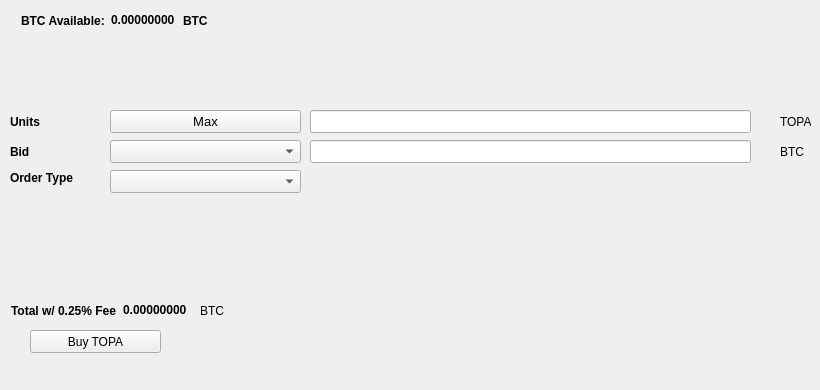
   <widget class="QWidget" name="BuyTab">
    <attribute name="title">
     <string>Buy</string>
    </attribute>
    <widget class="QPushButton" name="BuyTOPA">
     <property name="geometry">
      <rect>
       <x>30</x>
       <y>330</y>
       <width>131</width>
       <height>23</height>
      </rect>
     </property>
     <property name="text">
      <string>Buy TOPA</string>
     </property>
     <property name="icon">
      <iconset resource="../topachain.qrc">
       <normaloff>:/icons/bitcoin</normaloff>:/icons/bitcoin</iconset>
     </property>
    </widget>
    <widget class="QLabel" name="label_3">
     <property name="geometry">
      <rect>
       <x>10</x>
       <y>110</y>
       <width>46</width>
       <height>23</height>
      </rect>
     </property>
     <property name="font">
      <font>
       <weight>75</weight>
       <bold>true</bold>
      </font>
     </property>
     <property name="text">
      <string>Units</string>
     </property>
    </widget>
    <widget class="QLineEdit" name="UnitsInput">
     <property name="geometry">
      <rect>
       <x>310</x>
       <y>110</y>
       <width>441</width>
       <height>23</height>
      </rect>
     </property>
     <property name="font">
      <font>
       <pointsize>9</pointsize>
       <weight>75</weight>
       <bold>true</bold>
      </font>
     </property>
    </widget>
    <widget class="QLineEdit" name="BuyBidPriceEdit">
     <property name="geometry">
      <rect>
       <x>310</x>
       <y>140</y>
       <width>441</width>
       <height>23</height>
      </rect>
     </property>
     <property name="font">
      <font>
       <pointsize>9</pointsize>
       <weight>75</weight>
       <bold>true</bold>
      </font>
     </property>
    </widget>
    <widget class="QLabel" name="label_4">
     <property name="geometry">
      <rect>
       <x>780</x>
       <y>110</y>
       <width>31</width>
       <height>23</height>
      </rect>
     </property>
     <property name="text">
      <string>TOPA</string>
     </property>
    </widget>
    <widget class="QLabel" name="label_5">
     <property name="geometry">
      <rect>
       <x>780</x>
       <y>140</y>
       <width>31</width>
       <height>23</height>
      </rect>
     </property>
     <property name="text">
      <string>BTC</string>
     </property>
    </widget>
    <widget class="QLabel" name="label_6">
     <property name="geometry">
      <rect>
       <x>10</x>
       <y>140</y>
       <width>46</width>
       <height>23</height>
      </rect>
     </property>
     <property name="font">
      <font>
       <weight>75</weight>
       <bold>true</bold>
      </font>
     </property>
     <property name="text">
      <string>Bid</string>
     </property>
    </widget>
    <widget class="QLabel" name="label_7">
     <property name="geometry">
      <rect>
       <x>10</x>
       <y>170</y>
       <width>91</width>
       <height>16</height>
      </rect>
     </property>
     <property name="font">
      <font>
       <weight>75</weight>
       <bold>true</bold>
      </font>
     </property>
     <property name="text">
      <string>Order Type</string>
     </property>
    </widget>
    <widget class="QPushButton" name="Buy_Max_Amount">
     <property name="geometry">
      <rect>
       <x>110</x>
       <y>110</y>
       <width>191</width>
       <height>23</height>
      </rect>
     </property>
     <property name="font">
      <font>
       <pointsize>10</pointsize>
      </font>
     </property>
     <property name="text">
      <string>Max</string>
     </property>
    </widget>
    <widget class="QComboBox" name="BuyBidcomboBox">
     <property name="geometry">
      <rect>
       <x>110</x>
       <y>140</y>
       <width>191</width>
       <height>23</height>
      </rect>
     </property>
     <property name="font">
      <font>
       <pointsize>10</pointsize>
      </font>
     </property>
    </widget>
    <widget class="QComboBox" name="buyOrdertypeCombo">
     <property name="geometry">
      <rect>
       <x>110</x>
       <y>170</y>
       <width>191</width>
       <height>23</height>
      </rect>
     </property>
     <property name="font">
      <font>
       <pointsize>10</pointsize>
      </font>
     </property>
    </widget>
    <widget class="QWidget" name="layoutWidget1">
     <property name="geometry">
      <rect>
       <x>21</x>
       <y>11</y>
       <width>227</width>
       <height>19</height>
      </rect>
     </property>
     <layout class="QHBoxLayout" name="horizontalLayout_3">
      <item>
       <widget class="QLabel" name="label232">
        <property name="font">
         <font>
          <weight>75</weight>
          <bold>true</bold>
         </font>
        </property>
        <property name="text">
         <string>BTC Available:</string>
        </property>
       </widget>
      </item>
      <item>
       <widget class="QLabel" name="BtcAvailableLbl">
        <property name="palette">
         <palette>
          <active>
           <colorrole role="WindowText">
            <brush brushstyle="SolidPattern">
             <color alpha="255">
              <red>0</red>
              <green>0</green>
              <blue>0</blue>
             </color>
            </brush>
           </colorrole>
           <colorrole role="Button">
            <brush brushstyle="SolidPattern">
             <color alpha="255">
              <red>0</red>
              <green>170</green>
              <blue>0</blue>
             </color>
            </brush>
           </colorrole>
           <colorrole role="Light">
            <brush brushstyle="SolidPattern">
             <color alpha="255">
              <red>0</red>
              <green>255</green>
              <blue>0</blue>
             </color>
            </brush>
           </colorrole>
           <colorrole role="Midlight">
            <brush brushstyle="SolidPattern">
             <color alpha="255">
              <red>0</red>
              <green>212</green>
              <blue>0</blue>
             </color>
            </brush>
           </colorrole>
           <colorrole role="Dark">
            <brush brushstyle="SolidPattern">
             <color alpha="255">
              <red>0</red>
              <green>85</green>
              <blue>0</blue>
             </color>
            </brush>
           </colorrole>
           <colorrole role="Mid">
            <brush brushstyle="SolidPattern">
             <color alpha="255">
              <red>0</red>
              <green>113</green>
              <blue>0</blue>
             </color>
            </brush>
           </colorrole>
           <colorrole role="Text">
            <brush brushstyle="SolidPattern">
             <color alpha="255">
              <red>0</red>
              <green>170</green>
              <blue>0</blue>
             </color>
            </brush>
           </colorrole>
           <colorrole role="BrightText">
            <brush brushstyle="SolidPattern">
             <color alpha="255">
              <red>255</red>
              <green>255</green>
              <blue>255</blue>
             </color>
            </brush>
           </colorrole>
           <colorrole role="ButtonText">
            <brush brushstyle="SolidPattern">
             <color alpha="255">
              <red>0</red>
              <green>0</green>
              <blue>0</blue>
             </color>
            </brush>
           </colorrole>
           <colorrole role="Base">
            <brush brushstyle="SolidPattern">
             <color alpha="255">
              <red>255</red>
              <green>255</green>
              <blue>255</blue>
             </color>
            </brush>
           </colorrole>
           <colorrole role="Window">
            <brush brushstyle="SolidPattern">
             <color alpha="255">
              <red>0</red>
              <green>170</green>
              <blue>0</blue>
             </color>
            </brush>
           </colorrole>
           <colorrole role="Shadow">
            <brush brushstyle="SolidPattern">
             <color alpha="255">
              <red>0</red>
              <green>0</green>
              <blue>0</blue>
             </color>
            </brush>
           </colorrole>
           <colorrole role="AlternateBase">
            <brush brushstyle="SolidPattern">
             <color alpha="255">
              <red>127</red>
              <green>212</green>
              <blue>127</blue>
             </color>
            </brush>
           </colorrole>
           <colorrole role="ToolTipBase">
            <brush brushstyle="SolidPattern">
             <color alpha="255">
              <red>255</red>
              <green>255</green>
              <blue>220</blue>
             </color>
            </brush>
           </colorrole>
           <colorrole role="ToolTipText">
            <brush brushstyle="SolidPattern">
             <color alpha="255">
              <red>0</red>
              <green>0</green>
              <blue>0</blue>
             </color>
            </brush>
           </colorrole>
          </active>
          <inactive>
           <colorrole role="WindowText">
            <brush brushstyle="SolidPattern">
             <color alpha="255">
              <red>0</red>
              <green>0</green>
              <blue>0</blue>
             </color>
            </brush>
           </colorrole>
           <colorrole role="Button">
            <brush brushstyle="SolidPattern">
             <color alpha="255">
              <red>0</red>
              <green>170</green>
              <blue>0</blue>
             </color>
            </brush>
           </colorrole>
           <colorrole role="Light">
            <brush brushstyle="SolidPattern">
             <color alpha="255">
              <red>0</red>
              <green>255</green>
              <blue>0</blue>
             </color>
            </brush>
           </colorrole>
           <colorrole role="Midlight">
            <brush brushstyle="SolidPattern">
             <color alpha="255">
              <red>0</red>
              <green>212</green>
              <blue>0</blue>
             </color>
            </brush>
           </colorrole>
           <colorrole role="Dark">
            <brush brushstyle="SolidPattern">
             <color alpha="255">
              <red>0</red>
              <green>85</green>
              <blue>0</blue>
             </color>
            </brush>
           </colorrole>
           <colorrole role="Mid">
            <brush brushstyle="SolidPattern">
             <color alpha="255">
              <red>0</red>
              <green>113</green>
              <blue>0</blue>
             </color>
            </brush>
           </colorrole>
           <colorrole role="Text">
            <brush brushstyle="SolidPattern">
             <color alpha="255">
              <red>0</red>
              <green>170</green>
              <blue>0</blue>
             </color>
            </brush>
           </colorrole>
           <colorrole role="BrightText">
            <brush brushstyle="SolidPattern">
             <color alpha="255">
              <red>255</red>
              <green>255</green>
              <blue>255</blue>
             </color>
            </brush>
           </colorrole>
           <colorrole role="ButtonText">
            <brush brushstyle="SolidPattern">
             <color alpha="255">
              <red>0</red>
              <green>0</green>
              <blue>0</blue>
             </color>
            </brush>
           </colorrole>
           <colorrole role="Base">
            <brush brushstyle="SolidPattern">
             <color alpha="255">
              <red>255</red>
              <green>255</green>
              <blue>255</blue>
             </color>
            </brush>
           </colorrole>
           <colorrole role="Window">
            <brush brushstyle="SolidPattern">
             <color alpha="255">
              <red>0</red>
              <green>170</green>
              <blue>0</blue>
             </color>
            </brush>
           </colorrole>
           <colorrole role="Shadow">
            <brush brushstyle="SolidPattern">
             <color alpha="255">
              <red>0</red>
              <green>0</green>
              <blue>0</blue>
             </color>
            </brush>
           </colorrole>
           <colorrole role="AlternateBase">
            <brush brushstyle="SolidPattern">
             <color alpha="255">
              <red>127</red>
              <green>212</green>
              <blue>127</blue>
             </color>
            </brush>
           </colorrole>
           <colorrole role="ToolTipBase">
            <brush brushstyle="SolidPattern">
             <color alpha="255">
              <red>255</red>
              <green>255</green>
              <blue>220</blue>
             </color>
            </brush>
           </colorrole>
           <colorrole role="ToolTipText">
            <brush brushstyle="SolidPattern">
             <color alpha="255">
              <red>0</red>
              <green>0</green>
              <blue>0</blue>
             </color>
            </brush>
           </colorrole>
          </inactive>
          <disabled>
           <colorrole role="WindowText">
            <brush brushstyle="SolidPattern">
             <color alpha="255">
              <red>0</red>
              <green>85</green>
              <blue>0</blue>
             </color>
            </brush>
           </colorrole>
           <colorrole role="Button">
            <brush brushstyle="SolidPattern">
             <color alpha="255">
              <red>0</red>
              <green>170</green>
              <blue>0</blue>
             </color>
            </brush>
           </colorrole>
           <colorrole role="Light">
            <brush brushstyle="SolidPattern">
             <color alpha="255">
              <red>0</red>
              <green>255</green>
              <blue>0</blue>
             </color>
            </brush>
           </colorrole>
           <colorrole role="Midlight">
            <brush brushstyle="SolidPattern">
             <color alpha="255">
              <red>0</red>
              <green>212</green>
              <blue>0</blue>
             </color>
            </brush>
           </colorrole>
           <colorrole role="Dark">
            <brush brushstyle="SolidPattern">
             <color alpha="255">
              <red>0</red>
              <green>85</green>
              <blue>0</blue>
             </color>
            </brush>
           </colorrole>
           <colorrole role="Mid">
            <brush brushstyle="SolidPattern">
             <color alpha="255">
              <red>0</red>
              <green>113</green>
              <blue>0</blue>
             </color>
            </brush>
           </colorrole>
           <colorrole role="Text">
            <brush brushstyle="SolidPattern">
             <color alpha="255">
              <red>0</red>
              <green>85</green>
              <blue>0</blue>
             </color>
            </brush>
           </colorrole>
           <colorrole role="BrightText">
            <brush brushstyle="SolidPattern">
             <color alpha="255">
              <red>255</red>
              <green>255</green>
              <blue>255</blue>
             </color>
            </brush>
           </colorrole>
           <colorrole role="ButtonText">
            <brush brushstyle="SolidPattern">
             <color alpha="255">
              <red>0</red>
              <green>85</green>
              <blue>0</blue>
             </color>
            </brush>
           </colorrole>
           <colorrole role="Base">
            <brush brushstyle="SolidPattern">
             <color alpha="255">
              <red>0</red>
              <green>170</green>
              <blue>0</blue>
             </color>
            </brush>
           </colorrole>
           <colorrole role="Window">
            <brush brushstyle="SolidPattern">
             <color alpha="255">
              <red>0</red>
              <green>170</green>
              <blue>0</blue>
             </color>
            </brush>
           </colorrole>
           <colorrole role="Shadow">
            <brush brushstyle="SolidPattern">
             <color alpha="255">
              <red>0</red>
              <green>0</green>
              <blue>0</blue>
             </color>
            </brush>
           </colorrole>
           <colorrole role="AlternateBase">
            <brush brushstyle="SolidPattern">
             <color alpha="255">
              <red>0</red>
              <green>170</green>
              <blue>0</blue>
             </color>
            </brush>
           </colorrole>
           <colorrole role="ToolTipBase">
            <brush brushstyle="SolidPattern">
             <color alpha="255">
              <red>255</red>
              <green>255</green>
              <blue>220</blue>
             </color>
            </brush>
           </colorrole>
           <colorrole role="ToolTipText">
            <brush brushstyle="SolidPattern">
             <color alpha="255">
              <red>0</red>
              <green>0</green>
              <blue>0</blue>
             </color>
            </brush>
           </colorrole>
          </disabled>
         </palette>
        </property>
        <property name="font">
         <font>
          <weight>75</weight>
          <bold>true</bold>
         </font>
        </property>
        <property name="text">
         <string>0.00000000</string>
        </property>
        <property name="textInteractionFlags">
         <set>Qt::LinksAccessibleByMouse|Qt::TextSelectableByKeyboard|Qt::TextSelectableByMouse</set>
        </property>
       </widget>
      </item>
      <item>
       <widget class="QLabel" name="BtcAvailableLbl_2">
        <property name="font">
         <font>
          <weight>75</weight>
          <bold>true</bold>
         </font>
        </property>
        <property name="text">
         <string>BTC</string>
        </property>
       </widget>
      </item>
     </layout>
    </widget>
    <widget class="QWidget" name="layoutWidge2">
     <property name="geometry">
      <rect>
       <x>11</x>
       <y>301</y>
       <width>259</width>
       <height>19</height>
      </rect>
     </property>
     <layout class="QHBoxLayout" name="horizontalLayout_4">
      <item>
       <widget class="QLabel" name="label_9">
        <property name="font">
         <font>
          <weight>75</weight>
          <bold>true</bold>
         </font>
        </property>
        <property name="text">
         <string>Total w/ 0.25% Fee</string>
        </property>
       </widget>
      </item>
      <item>
       <widget class="QLabel" name="BuyCostLabel">
        <property name="palette">
         <palette>
          <active>
           <colorrole role="WindowText">
            <brush brushstyle="SolidPattern">
             <color alpha="255">
              <red>0</red>
              <green>0</green>
              <blue>0</blue>
             </color>
            </brush>
           </colorrole>
           <colorrole role="Button">
            <brush brushstyle="SolidPattern">
             <color alpha="255">
              <red>0</red>
              <green>170</green>
              <blue>0</blue>
             </color>
            </brush>
           </colorrole>
           <colorrole role="Light">
            <brush brushstyle="SolidPattern">
             <color alpha="255">
              <red>0</red>
              <green>255</green>
              <blue>0</blue>
             </color>
            </brush>
           </colorrole>
           <colorrole role="Midlight">
            <brush brushstyle="SolidPattern">
             <color alpha="255">
              <red>0</red>
              <green>212</green>
              <blue>0</blue>
             </color>
            </brush>
           </colorrole>
           <colorrole role="Dark">
            <brush brushstyle="SolidPattern">
             <color alpha="255">
              <red>0</red>
              <green>85</green>
              <blue>0</blue>
             </color>
            </brush>
           </colorrole>
           <colorrole role="Mid">
            <brush brushstyle="SolidPattern">
             <color alpha="255">
              <red>0</red>
              <green>113</green>
              <blue>0</blue>
             </color>
            </brush>
           </colorrole>
           <colorrole role="Text">
            <brush brushstyle="SolidPattern">
             <color alpha="255">
              <red>0</red>
              <green>170</green>
              <blue>0</blue>
             </color>
            </brush>
           </colorrole>
           <colorrole role="BrightText">
            <brush brushstyle="SolidPattern">
             <color alpha="255">
              <red>255</red>
              <green>255</green>
              <blue>255</blue>
             </color>
            </brush>
           </colorrole>
           <colorrole role="ButtonText">
            <brush brushstyle="SolidPattern">
             <color alpha="255">
              <red>0</red>
              <green>0</green>
              <blue>0</blue>
             </color>
            </brush>
           </colorrole>
           <colorrole role="Base">
            <brush brushstyle="SolidPattern">
             <color alpha="255">
              <red>255</red>
              <green>255</green>
              <blue>255</blue>
             </color>
            </brush>
           </colorrole>
           <colorrole role="Window">
            <brush brushstyle="SolidPattern">
             <color alpha="255">
              <red>0</red>
              <green>170</green>
              <blue>0</blue>
             </color>
            </brush>
           </colorrole>
           <colorrole role="Shadow">
            <brush brushstyle="SolidPattern">
             <color alpha="255">
              <red>0</red>
              <green>0</green>
              <blue>0</blue>
             </color>
            </brush>
           </colorrole>
           <colorrole role="AlternateBase">
            <brush brushstyle="SolidPattern">
             <color alpha="255">
              <red>127</red>
              <green>212</green>
              <blue>127</blue>
             </color>
            </brush>
           </colorrole>
           <colorrole role="ToolTipBase">
            <brush brushstyle="SolidPattern">
             <color alpha="255">
              <red>255</red>
              <green>255</green>
              <blue>220</blue>
             </color>
            </brush>
           </colorrole>
           <colorrole role="ToolTipText">
            <brush brushstyle="SolidPattern">
             <color alpha="255">
              <red>0</red>
              <green>0</green>
              <blue>0</blue>
             </color>
            </brush>
           </colorrole>
          </active>
          <inactive>
           <colorrole role="WindowText">
            <brush brushstyle="SolidPattern">
             <color alpha="255">
              <red>0</red>
              <green>0</green>
              <blue>0</blue>
             </color>
            </brush>
           </colorrole>
           <colorrole role="Button">
            <brush brushstyle="SolidPattern">
             <color alpha="255">
              <red>0</red>
              <green>170</green>
              <blue>0</blue>
             </color>
            </brush>
           </colorrole>
           <colorrole role="Light">
            <brush brushstyle="SolidPattern">
             <color alpha="255">
              <red>0</red>
              <green>255</green>
              <blue>0</blue>
             </color>
            </brush>
           </colorrole>
           <colorrole role="Midlight">
            <brush brushstyle="SolidPattern">
             <color alpha="255">
              <red>0</red>
              <green>212</green>
              <blue>0</blue>
             </color>
            </brush>
           </colorrole>
           <colorrole role="Dark">
            <brush brushstyle="SolidPattern">
             <color alpha="255">
              <red>0</red>
              <green>85</green>
              <blue>0</blue>
             </color>
            </brush>
           </colorrole>
           <colorrole role="Mid">
            <brush brushstyle="SolidPattern">
             <color alpha="255">
              <red>0</red>
              <green>113</green>
              <blue>0</blue>
             </color>
            </brush>
           </colorrole>
           <colorrole role="Text">
            <brush brushstyle="SolidPattern">
             <color alpha="255">
              <red>0</red>
              <green>170</green>
              <blue>0</blue>
             </color>
            </brush>
           </colorrole>
           <colorrole role="BrightText">
            <brush brushstyle="SolidPattern">
             <color alpha="255">
              <red>255</red>
              <green>255</green>
              <blue>255</blue>
             </color>
            </brush>
           </colorrole>
           <colorrole role="ButtonText">
            <brush brushstyle="SolidPattern">
             <color alpha="255">
              <red>0</red>
              <green>0</green>
              <blue>0</blue>
             </color>
            </brush>
           </colorrole>
           <colorrole role="Base">
            <brush brushstyle="SolidPattern">
             <color alpha="255">
              <red>255</red>
              <green>255</green>
              <blue>255</blue>
             </color>
            </brush>
           </colorrole>
           <colorrole role="Window">
            <brush brushstyle="SolidPattern">
             <color alpha="255">
              <red>0</red>
              <green>170</green>
              <blue>0</blue>
             </color>
            </brush>
           </colorrole>
           <colorrole role="Shadow">
            <brush brushstyle="SolidPattern">
             <color alpha="255">
              <red>0</red>
              <green>0</green>
              <blue>0</blue>
             </color>
            </brush>
           </colorrole>
           <colorrole role="AlternateBase">
            <brush brushstyle="SolidPattern">
             <color alpha="255">
              <red>127</red>
              <green>212</green>
              <blue>127</blue>
             </color>
            </brush>
           </colorrole>
           <colorrole role="ToolTipBase">
            <brush brushstyle="SolidPattern">
             <color alpha="255">
              <red>255</red>
              <green>255</green>
              <blue>220</blue>
             </color>
            </brush>
           </colorrole>
           <colorrole role="ToolTipText">
            <brush brushstyle="SolidPattern">
             <color alpha="255">
              <red>0</red>
              <green>0</green>
              <blue>0</blue>
             </color>
            </brush>
           </colorrole>
          </inactive>
          <disabled>
           <colorrole role="WindowText">
            <brush brushstyle="SolidPattern">
             <color alpha="255">
              <red>0</red>
              <green>85</green>
              <blue>0</blue>
             </color>
            </brush>
           </colorrole>
           <colorrole role="Button">
            <brush brushstyle="SolidPattern">
             <color alpha="255">
              <red>0</red>
              <green>170</green>
              <blue>0</blue>
             </color>
            </brush>
           </colorrole>
           <colorrole role="Light">
            <brush brushstyle="SolidPattern">
             <color alpha="255">
              <red>0</red>
              <green>255</green>
              <blue>0</blue>
             </color>
            </brush>
           </colorrole>
           <colorrole role="Midlight">
            <brush brushstyle="SolidPattern">
             <color alpha="255">
              <red>0</red>
              <green>212</green>
              <blue>0</blue>
             </color>
            </brush>
           </colorrole>
           <colorrole role="Dark">
            <brush brushstyle="SolidPattern">
             <color alpha="255">
              <red>0</red>
              <green>85</green>
              <blue>0</blue>
             </color>
            </brush>
           </colorrole>
           <colorrole role="Mid">
            <brush brushstyle="SolidPattern">
             <color alpha="255">
              <red>0</red>
              <green>113</green>
              <blue>0</blue>
             </color>
            </brush>
           </colorrole>
           <colorrole role="Text">
            <brush brushstyle="SolidPattern">
             <color alpha="255">
              <red>0</red>
              <green>85</green>
              <blue>0</blue>
             </color>
            </brush>
           </colorrole>
           <colorrole role="BrightText">
            <brush brushstyle="SolidPattern">
             <color alpha="255">
              <red>255</red>
              <green>255</green>
              <blue>255</blue>
             </color>
            </brush>
           </colorrole>
           <colorrole role="ButtonText">
            <brush brushstyle="SolidPattern">
             <color alpha="255">
              <red>0</red>
              <green>85</green>
              <blue>0</blue>
             </color>
            </brush>
           </colorrole>
           <colorrole role="Base">
            <brush brushstyle="SolidPattern">
             <color alpha="255">
              <red>0</red>
              <green>170</green>
              <blue>0</blue>
             </color>
            </brush>
           </colorrole>
           <colorrole role="Window">
            <brush brushstyle="SolidPattern">
             <color alpha="255">
              <red>0</red>
              <green>170</green>
              <blue>0</blue>
             </color>
            </brush>
           </colorrole>
           <colorrole role="Shadow">
            <brush brushstyle="SolidPattern">
             <color alpha="255">
              <red>0</red>
              <green>0</green>
              <blue>0</blue>
             </color>
            </brush>
           </colorrole>
           <colorrole role="AlternateBase">
            <brush brushstyle="SolidPattern">
             <color alpha="255">
              <red>0</red>
              <green>170</green>
              <blue>0</blue>
             </color>
            </brush>
           </colorrole>
           <colorrole role="ToolTipBase">
            <brush brushstyle="SolidPattern">
             <color alpha="255">
              <red>255</red>
              <green>255</green>
              <blue>220</blue>
             </color>
            </brush>
           </colorrole>
           <colorrole role="ToolTipText">
            <brush brushstyle="SolidPattern">
             <color alpha="255">
              <red>0</red>
              <green>0</green>
              <blue>0</blue>
             </color>
            </brush>
           </colorrole>
          </disabled>
         </palette>
        </property>
        <property name="font">
         <font>
          <weight>75</weight>
          <bold>true</bold>
         </font>
        </property>
        <property name="autoFillBackground">
         <bool>false</bool>
        </property>
        <property name="text">
         <string>0.00000000</string>
        </property>
        <property name="textInteractionFlags">
         <set>Qt::LinksAccessibleByMouse|Qt::TextSelectableByMouse</set>
        </property>
       </widget>
      </item>
      <item>
       <widget class="QLabel" name="label_10">
        <property name="font">
         <font>
          <weight>50</weight>
          <bold>false</bold>
         </font>
        </property>
        <property name="text">
         <string>BTC</string>
        </property>
       </widget>
      </item>
     </layout>
    </widget>
    <widget class="QLabel" name="label_24">
     <property name="geometry">
      <rect>
       <x>460</x>
       <y>300</y>
       <width>281</width>
       <height>81</height>
      </rect>
     </property>
     <property name="text">
      <string/>
     </property>
     <property name="pixmap">
      <pixmap>:/images/bittrex</pixmap>
     </property>
    </widget>
   </widget>
